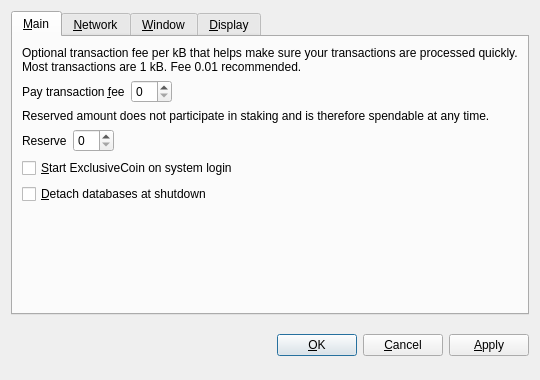
<?xml version="1.0" encoding="UTF-8"?>
<ui version="4.0">
 <class>OptionsDialog</class>
 <widget class="QDialog" name="OptionsDialog">
  <property name="geometry">
   <rect>
    <x>0</x>
    <y>0</y>
    <width>540</width>
    <height>380</height>
   </rect>
  </property>
  <property name="windowTitle">
   <string>Options</string>
  </property>
  <property name="modal">
   <bool>true</bool>
  </property>
  <layout class="QVBoxLayout" name="verticalLayout">
   <item>
    <widget class="QTabWidget" name="tabWidget">
     <property name="tabPosition">
      <enum>QTabWidget::North</enum>
     </property>
     <property name="currentIndex">
      <number>0</number>
     </property>
     <widget class="QWidget" name="tabMain">
      <attribute name="title">
       <string>&amp;Main</string>
      </attribute>
      <layout class="QVBoxLayout" name="verticalLayout_Main">
       <item>
        <widget class="QLabel" name="transactionFeeInfoLabel">
         <property name="text">
          <string>Optional transaction fee per kB that helps make sure your transactions are processed quickly. Most transactions are 1 kB. Fee 0.01 recommended.</string>
         </property>
         <property name="textFormat">
          <enum>Qt::PlainText</enum>
         </property>
         <property name="wordWrap">
          <bool>true</bool>
         </property>
        </widget>
       </item>
       <item>
        <layout class="QHBoxLayout" name="horizontalLayoutFee">
         <item>
          <widget class="QLabel" name="transactionFeeLabel">
           <property name="text">
            <string>Pay transaction &amp;fee</string>
           </property>
           <property name="textFormat">
            <enum>Qt::PlainText</enum>
           </property>
           <property name="buddy">
            <cstring>transactionFee</cstring>
           </property>
          </widget>
         </item>
         <item>
          <widget class="BitcoinAmountField" name="transactionFee"/>
         </item>
         <item>
          <spacer name="horizontalSpacerFee">
           <property name="orientation">
            <enum>Qt::Horizontal</enum>
           </property>
           <property name="sizeHint" stdset="0">
            <size>
             <width>40</width>
             <height>20</height>
            </size>
           </property>
          </spacer>
         </item>
        </layout>
       </item>
       <item>
        <widget class="QLabel" name="reserveBalanceInfoLabel">
         <property name="text">
          <string>Reserved amount does not participate in staking and is therefore spendable at any time.</string>
         </property>
         <property name="textFormat">
          <enum>Qt::PlainText</enum>
         </property>
         <property name="wordWrap">
          <bool>true</bool>
         </property>
        </widget>
       </item>
       <item>
        <layout class="QHBoxLayout" name="horizontalLayoutReserveBalance">
         <item>
          <widget class="QLabel" name="reserveBalanceLabel">
           <property name="text">
            <string>Reserve</string>
           </property>
           <property name="textFormat">
            <enum>Qt::PlainText</enum>
           </property>
           <property name="buddy">
            <cstring>reserveBalance</cstring>
           </property>
          </widget>
         </item>
         <item>
          <widget class="BitcoinAmountField" name="reserveBalance"/>
         </item>
         <item>
          <spacer name="horizontalSpacerReserveBalance">
           <property name="orientation">
            <enum>Qt::Horizontal</enum>
           </property>
           <property name="sizeHint" stdset="0">
            <size>
             <width>40</width>
             <height>20</height>
            </size>
           </property>
          </spacer>
         </item>
        </layout>
       </item>
       <item>
        <widget class="QCheckBox" name="bitcoinAtStartup">
         <property name="toolTip">
          <string>Automatically start ExclusiveCoin after logging in to the system.</string>
         </property>
         <property name="text">
          <string>&amp;Start ExclusiveCoin on system login</string>
         </property>
        </widget>
       </item>
       <item>
        <widget class="QCheckBox" name="detachDatabases">
         <property name="toolTip">
          <string>Detach block and address databases at shutdown. This means they can be moved to another data directory, but it slows down shutdown. The wallet is always detached.</string>
         </property>
         <property name="text">
          <string>&amp;Detach databases at shutdown</string>
         </property>
        </widget>
       </item>
       <item>
        <spacer name="verticalSpacer_Main">
         <property name="orientation">
          <enum>Qt::Vertical</enum>
         </property>
         <property name="sizeHint" stdset="0">
          <size>
           <width>20</width>
           <height>40</height>
          </size>
         </property>
        </spacer>
       </item>
      </layout>
     </widget>
     <widget class="QWidget" name="tabNetwork">
      <attribute name="title">
       <string>&amp;Network</string>
      </attribute>
      <layout class="QVBoxLayout" name="verticalLayout_Network">
       <item>
        <widget class="QCheckBox" name="mapPortUpnp">
         <property name="toolTip">
          <string>Automatically open the ExclusiveCoin client port on the router. This only works when your router supports UPnP and it is enabled.</string>
         </property>
         <property name="text">
          <string>Map port using &amp;UPnP</string>
         </property>
        </widget>
       </item>
       <item>
        <widget class="QCheckBox" name="connectSocks">
         <property name="toolTip">
          <string>Connect to the ExclusiveCoin network through a SOCKS proxy (e.g. when connecting through Tor).</string>
         </property>
         <property name="text">
          <string>&amp;Connect through SOCKS proxy:</string>
         </property>
        </widget>
       </item>
       <item>
        <layout class="QHBoxLayout" name="horizontalLayout_Network">
         <item>
          <widget class="QLabel" name="proxyIpLabel">
           <property name="text">
            <string>Proxy &amp;IP:</string>
           </property>
           <property name="textFormat">
            <enum>Qt::PlainText</enum>
           </property>
           <property name="buddy">
            <cstring>proxyIp</cstring>
           </property>
          </widget>
         </item>
         <item>
          <widget class="QValidatedLineEdit" name="proxyIp">
           <property name="maximumSize">
            <size>
             <width>140</width>
             <height>16777215</height>
            </size>
           </property>
           <property name="toolTip">
            <string>IP address of the proxy (e.g. 127.0.0.1)</string>
           </property>
          </widget>
         </item>
         <item>
          <widget class="QLabel" name="proxyPortLabel">
           <property name="text">
            <string>&amp;Port:</string>
           </property>
           <property name="textFormat">
            <enum>Qt::PlainText</enum>
           </property>
           <property name="buddy">
            <cstring>proxyPort</cstring>
           </property>
          </widget>
         </item>
         <item>
          <widget class="QLineEdit" name="proxyPort">
           <property name="maximumSize">
            <size>
             <width>55</width>
             <height>16777215</height>
            </size>
           </property>
           <property name="toolTip">
            <string>Port of the proxy (e.g. 9050)</string>
           </property>
          </widget>
         </item>
         <item>
          <widget class="QLabel" name="socksVersionLabel">
           <property name="text">
            <string>SOCKS &amp;Version:</string>
           </property>
           <property name="textFormat">
            <enum>Qt::PlainText</enum>
           </property>
           <property name="buddy">
            <cstring>socksVersion</cstring>
           </property>
          </widget>
         </item>
         <item>
          <widget class="QValueComboBox" name="socksVersion">
           <property name="toolTip">
            <string>SOCKS version of the proxy (e.g. 5)</string>
           </property>
          </widget>
         </item>
         <item>
          <spacer name="horizontalSpacer_Network">
           <property name="orientation">
            <enum>Qt::Horizontal</enum>
           </property>
           <property name="sizeHint" stdset="0">
            <size>
             <width>40</width>
             <height>20</height>
            </size>
           </property>
          </spacer>
         </item>
        </layout>
       </item>
       <item>
        <spacer name="verticalSpacer_Network">
         <property name="orientation">
          <enum>Qt::Vertical</enum>
         </property>
         <property name="sizeHint" stdset="0">
          <size>
           <width>20</width>
           <height>40</height>
          </size>
         </property>
        </spacer>
       </item>
      </layout>
     </widget>
     <widget class="QWidget" name="tabWindow">
      <attribute name="title">
       <string>&amp;Window</string>
      </attribute>
      <layout class="QVBoxLayout" name="verticalLayout_Window">
       <item>
        <widget class="QCheckBox" name="minimizeToTray">
         <property name="toolTip">
          <string>Show only a tray icon after minimizing the window.</string>
         </property>
         <property name="text">
          <string>&amp;Minimize to the tray instead of the taskbar</string>
         </property>
        </widget>
       </item>
       <item>
        <widget class="QCheckBox" name="minimizeOnClose">
         <property name="toolTip">
          <string>Minimize instead of exit the application when the window is closed. When this option is enabled, the application will be closed only after selecting Quit in the menu.</string>
         </property>
         <property name="text">
          <string>M&amp;inimize on close</string>
         </property>
        </widget>
       </item>
       <item>
        <spacer name="verticalSpacer_Window">
         <property name="orientation">
          <enum>Qt::Vertical</enum>
         </property>
         <property name="sizeHint" stdset="0">
          <size>
           <width>20</width>
           <height>40</height>
          </size>
         </property>
        </spacer>
       </item>
      </layout>
     </widget>
     <widget class="QWidget" name="tabDisplay">
      <attribute name="title">
       <string>&amp;Display</string>
      </attribute>
      <layout class="QVBoxLayout" name="verticalLayout_Display">
       <item>
        <layout class="QHBoxLayout" name="horizontalLayout_1_Display">
         <item>
          <widget class="QLabel" name="langLabel">
           <property name="text">
            <string>User Interface &amp;language:</string>
           </property>
           <property name="textFormat">
            <enum>Qt::PlainText</enum>
           </property>
           <property name="buddy">
            <cstring>lang</cstring>
           </property>
          </widget>
         </item>
         <item>
          <widget class="QValueComboBox" name="lang">
           <property name="toolTip">
            <string>The user interface language can be set here. This setting will take effect after restarting ExclusiveCoin.</string>
           </property>
          </widget>
         </item>
        </layout>
       </item>
       <item>
        <layout class="QHBoxLayout" name="horizontalLayout_2_Display">
         <item>
          <widget class="QLabel" name="unitLabel">
           <property name="text">
            <string>&amp;Unit to show amounts in:</string>
           </property>
           <property name="textFormat">
            <enum>Qt::PlainText</enum>
           </property>
           <property name="buddy">
            <cstring>unit</cstring>
           </property>
          </widget>
         </item>
         <item>
          <widget class="QValueComboBox" name="unit">
           <property name="toolTip">
            <string>Choose the default subdivision unit to show in the interface and when sending coins.</string>
           </property>
          </widget>
         </item>
        </layout>
       </item>
       <item>
        <widget class="QCheckBox" name="displayAddresses">
         <property name="toolTip">
          <string>Whether to show ExclusiveCoin addresses in the transaction list or not.</string>
         </property>
         <property name="text">
          <string>&amp;Display addresses in transaction list</string>
         </property>
        </widget>
       </item>
       <item>
        <widget class="QCheckBox" name="coinControlFeatures">
         <property name="toolTip">
          <string>Whether to show coin control features or not.</string>
         </property>
         <property name="text">
          <string>Display coin &amp;control features (experts only!)</string>
         </property>
        </widget>
       </item>
       <item>
        <spacer name="verticalSpacer_Display">
         <property name="orientation">
          <enum>Qt::Vertical</enum>
         </property>
         <property name="sizeHint" stdset="0">
          <size>
           <width>20</width>
           <height>40</height>
          </size>
         </property>
        </spacer>
       </item>
      </layout>
     </widget>
    </widget>
   </item>
   <item>
    <layout class="QHBoxLayout" name="horizontalLayout_Buttons">
     <item>
      <spacer name="horizontalSpacer_1">
       <property name="orientation">
        <enum>Qt::Horizontal</enum>
       </property>
       <property name="sizeHint" stdset="0">
        <size>
         <width>40</width>
         <height>48</height>
        </size>
       </property>
      </spacer>
     </item>
     <item>
      <widget class="QLabel" name="statusLabel">
       <property name="font">
        <font>
         <weight>75</weight>
         <bold>true</bold>
        </font>
       </property>
       <property name="text">
        <string/>
       </property>
       <property name="textFormat">
        <enum>Qt::PlainText</enum>
       </property>
       <property name="wordWrap">
        <bool>true</bool>
       </property>
      </widget>
     </item>
     <item>
      <spacer name="horizontalSpacer_2">
       <property name="orientation">
        <enum>Qt::Horizontal</enum>
       </property>
       <property name="sizeHint" stdset="0">
        <size>
         <width>40</width>
         <height>48</height>
        </size>
       </property>
      </spacer>
     </item>
     <item>
      <widget class="QPushButton" name="okButton">
       <property name="text">
        <string>&amp;OK</string>
       </property>
      </widget>
     </item>
     <item>
      <widget class="QPushButton" name="cancelButton">
       <property name="text">
        <string>&amp;Cancel</string>
       </property>
       <property name="autoDefault">
        <bool>false</bool>
       </property>
      </widget>
     </item>
     <item>
      <widget class="QPushButton" name="applyButton">
       <property name="text">
        <string>&amp;Apply</string>
       </property>
       <property name="autoDefault">
        <bool>false</bool>
       </property>
      </widget>
     </item>
    </layout>
   </item>
  </layout>
 </widget>
 <customwidgets>
  <customwidget>
   <class>BitcoinAmountField</class>
   <extends>QSpinBox</extends>
   <header>bitcoinamountfield.h</header>
  </customwidget>
  <customwidget>
   <class>QValueComboBox</class>
   <extends>QComboBox</extends>
   <header>qvaluecombobox.h</header>
  </customwidget>
  <customwidget>
   <class>QValidatedLineEdit</class>
   <extends>QLineEdit</extends>
   <header>qvalidatedlineedit.h</header>
  </customwidget>
 </customwidgets>
 <resources/>
 <connections/>
</ui>
